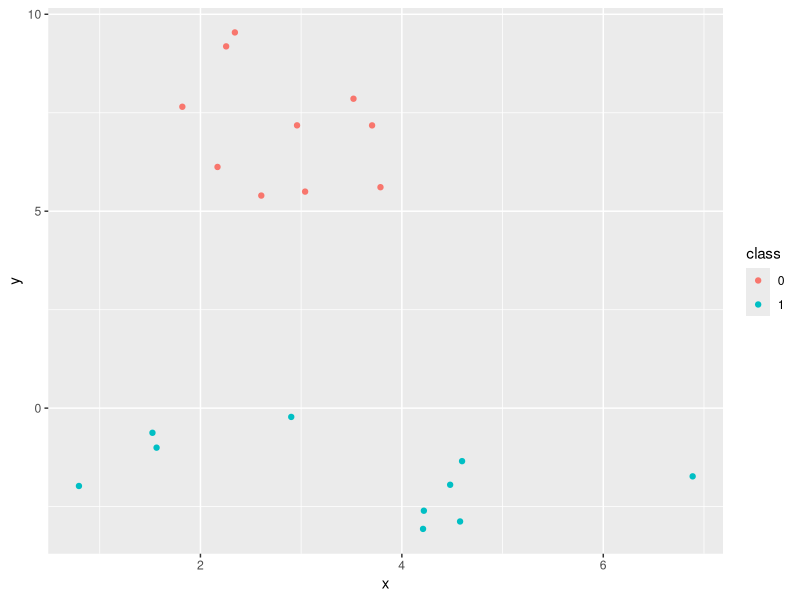

The R source for this figure:
################################################################################
# Load library
################################################################################
library(MASS) #mvrnorm
library(ggplot2) #plot

set.seed(123456)
################################################################################
# Simulate data
################################################################################
sigma_1 <- matrix(c(1/2, 0, 0, 2), nrow = 2, ncol = 2, byrow = 2)
sigma_2 <- matrix(c(2, 0, 0, 2), nrow = 2, ncol = 2, byrow = 2)

mu_sample_0 <- mvrnorm(n = 10, mu = c(3, 6), Sigma = sigma_1) #class 0
mu_sample_1 <- mvrnorm(n = 10, mu = c(3, -2), Sigma = sigma_2) #class 1 

dt <- rbind(mu_sample_0, mu_sample_1) 
dt <- as.data.frame(dt)
names(dt) <- c("x", "y")
class <- rep(c(0, 1), each = 10)
dt <- cbind(dt, class)
dt$class <- as.factor(dt$class)

# Point plot
ggplot() +
  geom_point(dt, mapping = aes(x = x, y = y, colour = class))